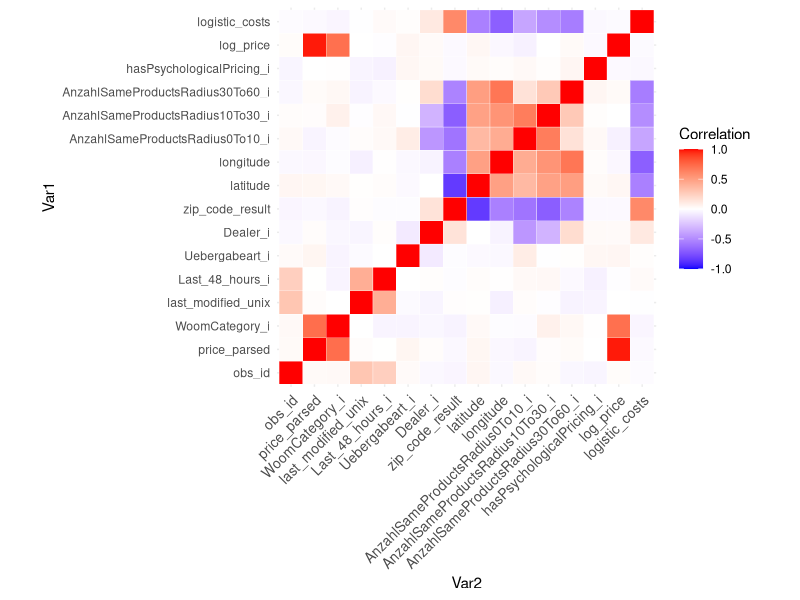

The R script that drew this image:

library(dplyr)
library(ggplot2)
library(reshape2)

setwd(dirname(rstudioapi::getActiveDocumentContext()$path))

bikes <- read.csv(
  "data/willhaben_woom_bikes_sample.csv", 
  stringsAsFactors = TRUE)


bikes_selected <- bikes[, colnames(bikes)]
numeric_cols <- sapply(bikes_selected, is.numeric)
cor_data <- cor(bikes_selected[, numeric_cols])
cor_data_melted <- melt(cor_data)
cor_data_melted <-
cor_data_melted[!(cor_data_melted$Var1 == "zip_code" | cor_data_melted$Var2 == "zip_code"), ]



### PRODUCE A CORRELATION HEATMAP ### 
png("heatmap.png", width = 800, height = 600, res = 120)

ggplot(cor_data_melted, aes(Var2, Var1, fill = value)) +
  geom_tile(color = "white") +
  scale_fill_gradient2(low = "blue", high = "red", mid = "white", 
                       midpoint = 0, limit = c(-1, 1), space = "Lab",
                       name = "Correlation") +
  theme_minimal() +
  theme(axis.text.x = element_text(angle = 45, vjust = 1, size = 10, hjust = 1)) +
  coord_fixed()

dev.off()
